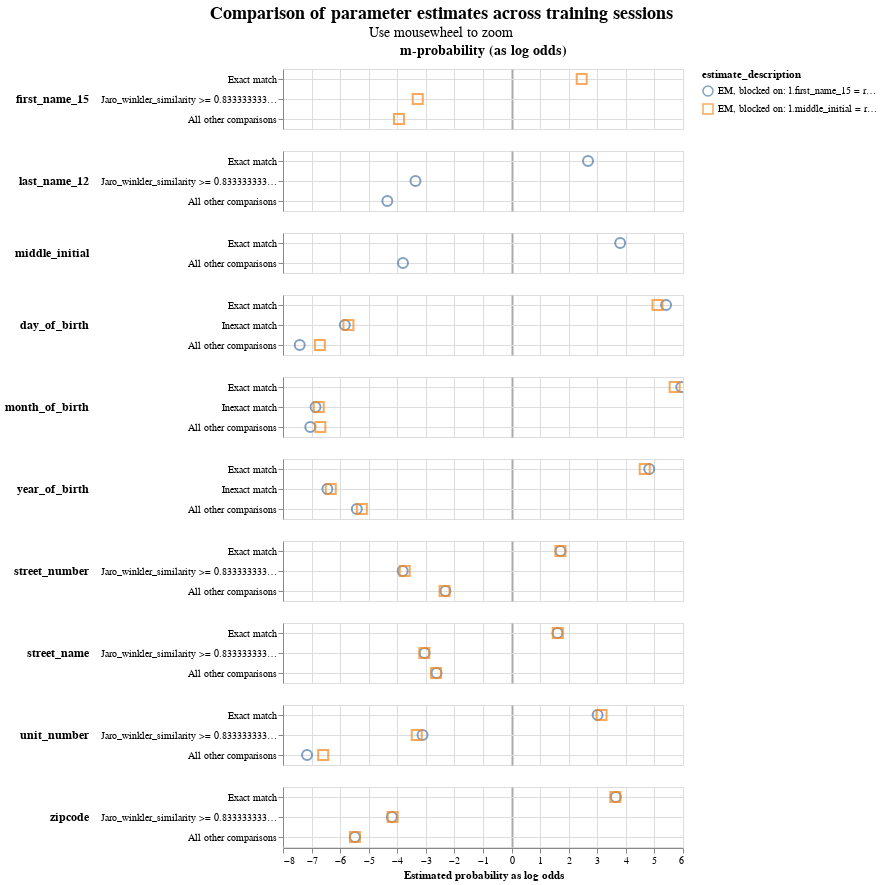

Notebook code cell kept with this figure:
### Code cell
linker.parameter_estimate_comparisons_chart()

### Figure 1 — Vega-Lite specification as saved in the notebook (floating-point values rounded to 4 significant figures)
{"config": {"view": {"continuousWidth": 400, "continuousHeight": 300}, "title": {"anchor": "middle", "fontSize": 18, "subtitleFontSize": 14}}, "data": {"name": "data-2022f2d373b21024facde56f9f79756e"}, "mark": {"type": "point", "filled": false, "opacity": 0.7, "size": 100}, "encoding": {"color": {"field": "estimate_description", "type": "nominal"}, "column": {"align": "each", "field": "col_header", "header": {"labelFontSize": 14, "labelFontWeight": "bold"}, "title": null, "type": "nominal"}, "row": {"align": "each", "field": "comparison_name", "header": {"labelAlign": "left", "labelAnchor": "middle", "labelAngle": 0, "labelFontSize": 12, "labelFontWeight": "bold"}, "sort": {"field": "comparison_sort_order"}, "title": null, "type": "nominal"}, "shape": {"field": "estimate_description", "scale": {"range": ["circle", "square", "triangle", "diamond"]}, "type": "nominal"}, "tooltip": [{"field": "comparison_name", "type": "nominal"}, {"field": "estimate_description", "type": "nominal"}, {"field": "estimated_probability", "type": "quantitative"}], "x": {"axis": {"gridColor": {"condition": {"test": "abs(datum.value / 10)  <= 1 & datum.value % 10 === 0", "value": "#aaa"}, "value": "#ddd"}, "gridDash": {"condition": {"test": "abs(datum.value / 10) == 1", "value": [3]}, "value": null}, "gridWidth": {"condition": {"test": "abs(datum.value / 10)  <= 1 & datum.value % 10 === 0", "value": 2}, "value": 1}}, "field": "estimated_probability_as_log_odds", "title": "Estimated probability as log odds", "type": "quantitative"}, "y": {"axis": {"grid": true, "title": null}, "field": "comparison_level_label", "sort": {"field": "comparison_vector_value", "order": "descending"}, "type": "nominal"}}, "params": [{"name": "mouse_zoom", "select": {"type": "interval", "encodings": ["x"]}, "bind": "scales"}], "resolve": {"scale": {"y": "independent"}}, "title": {"text": "Comparison of parameter estimates across training sessions", "subtitle": "Use mousewheel to zoom"}, "transform": [{"calculate": "datum.m_or_u + '-probability (as log odds)'", "as": "col_header"}], "$schema": "https://vega.github.io/schema/vega-lite/v5.9.3.json", "datasets": {"data-2022f2d373b21024facde56f9f79756e": [{"m_or_u": "m", "estimated_probability": 0.8458, "estimate_description": "EM, blocked on: l.middle_initial = r.middle_initial and l.last_name_12 = r.last_name_12", "estimated_probability_as_log_odds": 2.455, "sql_condition": "\"first_name_15_l\" = \"first_name_15_r\"", "comparison_level_label": "Exact match", "comparison_vector_value": 2, "comparison_name": "first_name_15", "comparison_sort_order": 0}, {"m_or_u": "m", "estimated_probability": 0.09308, "estimate_description": "EM, blocked on: l.middle_initial = r.middle_initial and l.last_name_12 = r.last_name_12", "estimated_probability_as_log_odds": -3.284, "sql_condition": "jaro_winkler_similarity(\"first_name_15_l\", \"first_name_15_r\") >= 0.8333333333333334", "comparison_level_label": "Jaro_winkler_similarity >= 0.8333333333333334", "comparison_vector_value": 1, "comparison_name": "first_name_15", "comparison_sort_order": 0}, {"m_or_u": "m", "estimated_probability": 0.06116, "estimate_description": "EM, blocked on: l.middle_initial = r.middle_initial and l.last_name_12 = r.last_name_12", "estimated_probability_as_log_odds": -3.94, "sql_condition": "ELSE", "comparison_level_label": "All other comparisons", "comparison_vector_value": 0, "comparison_name": "first_name_15", "comparison_sort_order": 0}, {"m_or_u": "m", "estimated_probability": 0.8646, "estimate_description": "EM, blocked on: l.first_name_15 = r.first_name_15", "estimated_probability_as_log_odds": 2.675, "sql_condition": "\"last_name_12_l\" = \"last_name_12_r\"", "comparison_level_label": "Exact match", "comparison_vector_value": 2, "comparison_name": "last_name_12", "comparison_sort_order": 1}, {"m_or_u": "m", "estimated_probability": 0.08857, "estimate_description": "EM, blocked on: l.first_name_15 = r.first_name_15", "estimated_probability_as_log_odds": -3.363, "sql_condition": "jaro_winkler_similarity(\"last_name_12_l\", \"last_name_12_r\") >= 0.8333333333333334", "comparison_level_label": "Jaro_winkler_similarity >= 0.8333333333333334", "comparison_vector_value": 1, "comparison_name": "last_name_12", "comparison_sort_order": 1}, {"m_or_u": "m", "estimated_probability": 0.04679, "estimate_description": "EM, blocked on: l.first_name_15 = r.first_name_15", "estimated_probability_as_log_odds": -4.349, "sql_condition": "ELSE", "comparison_level_label": "All other comparisons", "comparison_vector_value": 0, "comparison_name": "last_name_12", "comparison_sort_order": 1}, {"m_or_u": "m", "estimated_probability": 0.9331, "estimate_description": "EM, blocked on: l.first_name_15 = r.first_name_15", "estimated_probability_as_log_odds": 3.801, "sql_condition": "\"middle_initial_l\" = \"middle_initial_r\"", "comparison_level_label": "Exact match", "comparison_vector_value": 1, "comparison_name": "middle_initial", "comparison_sort_order": 2}, {"m_or_u": "m", "estimated_probability": 0.06694, "estimate_description": "EM, blocked on: l.first_name_15 = r.first_name_15", "estimated_probability_as_log_odds": -3.801, "sql_condition": "ELSE", "comparison_level_label": "All other comparisons", "comparison_vector_value": 0, "comparison_name": "middle_initial", "comparison_sort_order": 2}, {"m_or_u": "m", "estimated_probability": 0.977, "estimate_description": "EM, blocked on: l.first_name_15 = r.first_name_15", "estimated_probability_as_log_odds": 5.406, "sql_condition": "\"day_of_birth_l\" = \"day_of_birth_r\"", "comparison_level_label": "Exact match", "comparison_vector_value": 2, "comparison_name": "day_of_birth", "comparison_sort_order": 3}, {"m_or_u": "m", "estimated_probability": 0.9718, "estimate_description": "EM, blocked on: l.middle_initial = r.middle_initial and l.last_name_12 = r.last_name_12", "estimated_probability_as_log_odds": 5.107, "sql_condition": "\"day_of_birth_l\" = \"day_of_birth_r\"", "comparison_level_label": "Exact match", "comparison_vector_value": 2, "comparison_name": "day_of_birth", "comparison_sort_order": 3}, {"m_or_u": "m", "estimated_probability": 0.01721, "estimate_description": "EM, blocked on: l.first_name_15 = r.first_name_15", "estimated_probability_as_log_odds": -5.836, "sql_condition": "abs(day_of_birth_l - day_of_birth_r) <= 5", "comparison_level_label": "Inexact match", "comparison_vector_value": 1, "comparison_name": "day_of_birth", "comparison_sort_order": 3}, {"m_or_u": "m", "estimated_probability": 0.01874, "estimate_description": "EM, blocked on: l.middle_initial = r.middle_initial and l.last_name_12 = r.last_name_12", "estimated_probability_as_log_odds": -5.71, "sql_condition": "abs(day_of_birth_l - day_of_birth_r) <= 5", "comparison_level_label": "Inexact match", "comparison_vector_value": 1, "comparison_name": "day_of_birth", "comparison_sort_order": 3}, {"m_or_u": "m", "estimated_probability": 0.005829, "estimate_description": "EM, blocked on: l.first_name_15 = r.first_name_15", "estimated_probability_as_log_odds": -7.414, "sql_condition": "ELSE", "comparison_level_label": "All other comparisons", "comparison_vector_value": 0, "comparison_name": "day_of_birth", "comparison_sort_order": 3}, {"m_or_u": "m", "estimated_probability": 0.009458, "estimate_description": "EM, blocked on: l.middle_initial = r.middle_initial and l.last_name_12 = r.last_name_12", "estimated_probability_as_log_odds": -6.711, "sql_condition": "ELSE", "comparison_level_label": "All other comparisons", "comparison_vector_value": 0, "comparison_name": "day_of_birth", "comparison_sort_order": 3}, {"m_or_u": "m", "estimated_probability": 0.984, "estimate_description": "EM, blocked on: l.first_name_15 = r.first_name_15", "estimated_probability_as_log_odds": 5.939, "sql_condition": "\"month_of_birth_l\" = \"month_of_birth_r\"", "comparison_level_label": "Exact match", "comparison_vector_value": 2, "comparison_name": "month_of_birth", "comparison_sort_order": 4}, {"m_or_u": "m", "estimated_probability": 0.9812, "estimate_description": "EM, blocked on: l.middle_initial = r.middle_initial and l.last_name_12 = r.last_name_12", "estimated_probability_as_log_odds": 5.707, "sql_condition": "\"month_of_birth_l\" = \"month_of_birth_r\"", "comparison_level_label": "Exact match", "comparison_vector_value": 2, "comparison_name": "month_of_birth", "comparison_sort_order": 4}, {"m_or_u": "m", "estimated_probability": 0.008526, "estimate_description": "EM, blocked on: l.first_name_15 = r.first_name_15", "estimated_probability_as_log_odds": -6.862, "sql_condition": "abs(month_of_birth_l - month_of_birth_r) <= 3", "comparison_level_label": "Inexact match", "comparison_vector_value": 1, "comparison_name": "month_of_birth", "comparison_sort_order": 4}, {"m_or_u": "m", "estimated_probability": 0.009215, "estimate_description": "EM, blocked on: l.middle_initial = r.middle_initial and l.last_name_12 = r.last_name_12", "estimated_probability_as_log_odds": -6.748, "sql_condition": "abs(month_of_birth_l - month_of_birth_r) <= 3", "comparison_level_label": "Inexact match", "comparison_vector_value": 1, "comparison_name": "month_of_birth", "comparison_sort_order": 4}, {"m_or_u": "m", "estimated_probability": 0.007511, "estimate_description": "EM, blocked on: l.first_name_15 = r.first_name_15", "estimated_probability_as_log_odds": -7.046, "sql_condition": "ELSE", "comparison_level_label": "All other comparisons", "comparison_vector_value": 0, "comparison_name": "month_of_birth", "comparison_sort_order": 4}, {"m_or_u": "m", "estimated_probability": 0.009571, "estimate_description": "EM, blocked on: l.middle_initial = r.middle_initial and l.last_name_12 = r.last_name_12", "estimated_probability_as_log_odds": -6.693, "sql_condition": "ELSE", "comparison_level_label": "All other comparisons", "comparison_vector_value": 0, "comparison_name": "month_of_birth", "comparison_sort_order": 4}, {"m_or_u": "m", "estimated_probability": 0.9658, "estimate_description": "EM, blocked on: l.first_name_15 = r.first_name_15", "estimated_probability_as_log_odds": 4.819, "sql_condition": "\"year_of_birth_l\" = \"year_of_birth_r\"", "comparison_level_label": "Exact match", "comparison_vector_value": 2, "comparison_name": "year_of_birth", "comparison_sort_order": 5}, {"m_or_u": "m", "estimated_probability": 0.9619, "estimate_description": "EM, blocked on: l.middle_initial = r.middle_initial and l.last_name_12 = r.last_name_12", "estimated_probability_as_log_odds": 4.66, "sql_condition": "\"year_of_birth_l\" = \"year_of_birth_r\"", "comparison_level_label": "Exact match", "comparison_vector_value": 2, "comparison_name": "year_of_birth", "comparison_sort_order": 5}, {"m_or_u": "m", "estimated_probability": 0.01133, "estimate_description": "EM, blocked on: l.first_name_15 = r.first_name_15", "estimated_probability_as_log_odds": -6.447, "sql_condition": "abs(year_of_birth_l - year_of_birth_r) <= 5", "comparison_level_label": "Inexact match", "comparison_vector_value": 1, "comparison_name": "year_of_birth", "comparison_sort_order": 5}, {"m_or_u": "m", "estimated_probability": 0.01229, "estimate_description": "EM, blocked on: l.middle_initial = r.middle_initial and l.last_name_12 = r.last_name_12", "estimated_probability_as_log_odds": -6.328, "sql_condition": "abs(year_of_birth_l - year_of_birth_r) <= 5", "comparison_level_label": "Inexact match", "comparison_vector_value": 1, "comparison_name": "year_of_birth", "comparison_sort_order": 5}, {"m_or_u": "m", "estimated_probability": 0.02288, "estimate_description": "EM, blocked on: l.first_name_15 = r.first_name_15", "estimated_probability_as_log_odds": -5.416, "sql_condition": "ELSE", "comparison_level_label": "All other comparisons", "comparison_vector_value": 0, "comparison_name": "year_of_birth", "comparison_sort_order": 5}, {"m_or_u": "m", "estimated_probability": 0.02577, "estimate_description": "EM, blocked on: l.middle_initial = r.middle_initial and l.last_name_12 = r.last_name_12", "estimated_probability_as_log_odds": -5.241, "sql_condition": "ELSE", "comparison_level_label": "All other comparisons", "comparison_vector_value": 0, "comparison_name": "year_of_birth", "comparison_sort_order": 5}, {"m_or_u": "m", "estimated_probability": 0.766, "estimate_description": "EM, blocked on: l.first_name_15 = r.first_name_15", "estimated_probability_as_log_odds": 1.711, "sql_condition": "\"street_number_l\" = \"street_number_r\"", "comparison_level_label": "Exact match", "comparison_vector_value": 2, "comparison_name": "street_number", "comparison_sort_order": 6}, {"m_or_u": "m", "estimated_probability": 0.766, "estimate_description": "EM, blocked on: l.middle_initial = r.middle_initial and l.last_name_12 = r.last_name_12", "estimated_probability_as_log_odds": 1.711, "sql_condition": "\"street_number_l\" = \"street_number_r\"", "comparison_level_label": "Exact match", "comparison_vector_value": 2, "comparison_name": "street_number", "comparison_sort_order": 6}, {"m_or_u": "m", "estimated_probability": 0.06653, "estimate_description": "EM, blocked on: l.first_name_15 = r.first_name_15", "estimated_probability_as_log_odds": -3.811, "sql_condition": "jaro_winkler_similarity(\"street_number_l\", \"street_number_r\") >= 0.8333333333333334", "comparison_level_label": "Jaro_winkler_similarity >= 0.8333333333333334", "comparison_vector_value": 1, "comparison_name": "street_number", "comparison_sort_order": 6}, {"m_or_u": "m", "estimated_probability": 0.06964, "estimate_description": "EM, blocked on: l.middle_initial = r.middle_initial and l.last_name_12 = r.last_name_12", "estimated_probability_as_log_odds": -3.74, "sql_condition": "jaro_winkler_similarity(\"street_number_l\", \"street_number_r\") >= 0.8333333333333334", "comparison_level_label": "Jaro_winkler_similarity >= 0.8333333333333334", "comparison_vector_value": 1, "comparison_name": "street_number", "comparison_sort_order": 6}, {"m_or_u": "m", "estimated_probability": 0.1674, "estimate_description": "EM, blocked on: l.first_name_15 = r.first_name_15", "estimated_probability_as_log_odds": -2.314, "sql_condition": "ELSE", "comparison_level_label": "All other comparisons", "comparison_vector_value": 0, "comparison_name": "street_number", "comparison_sort_order": 6}, {"m_or_u": "m", "estimated_probability": 0.1644, "estimate_description": "EM, blocked on: l.middle_initial = r.middle_initial and l.last_name_12 = r.last_name_12", "estimated_probability_as_log_odds": -2.346, "sql_condition": "ELSE", "comparison_level_label": "All other comparisons", "comparison_vector_value": 0, "comparison_name": "street_number", "comparison_sort_order": 6}, {"m_or_u": "m", "estimated_probability": 0.7527, "estimate_description": "EM, blocked on: l.first_name_15 = r.first_name_15", "estimated_probability_as_log_odds": 1.605, "sql_condition": "\"street_name_l\" = \"street_name_r\"", "comparison_level_label": "Exact match", "comparison_vector_value": 2, "comparison_name": "street_name", "comparison_sort_order": 7}, {"m_or_u": "m", "estimated_probability": 0.7546, "estimate_description": "EM, blocked on: l.middle_initial = r.middle_initial and l.last_name_12 = r.last_name_12", "estimated_probability_as_log_odds": 1.62, "sql_condition": "\"street_name_l\" = \"street_name_r\"", "comparison_level_label": "Exact match", "comparison_vector_value": 2, "comparison_name": "street_name", "comparison_sort_order": 7}, {"m_or_u": "m", "estimated_probability": 0.108, "estimate_description": "EM, blocked on: l.first_name_15 = r.first_name_15", "estimated_probability_as_log_odds": -3.046, "sql_condition": "jaro_winkler_similarity(\"street_name_l\", \"street_name_r\") >= 0.8333333333333334", "comparison_level_label": "Jaro_winkler_similarity >= 0.8333333333333334", "comparison_vector_value": 1, "comparison_name": "street_name", "comparison_sort_order": 7}, {"m_or_u": "m", "estimated_probability": 0.1075, "estimate_description": "EM, blocked on: l.middle_initial = r.middle_initial and l.last_name_12 = r.last_name_12", "estimated_probability_as_log_odds": -3.053, "sql_condition": "jaro_winkler_similarity(\"street_name_l\", \"street_name_r\") >= 0.8333333333333334", "comparison_level_label": "Jaro_winkler_similarity >= 0.8333333333333334", "comparison_vector_value": 1, "comparison_name": "street_name", "comparison_sort_order": 7}, {"m_or_u": "m", "estimated_probability": 0.1393, "estimate_description": "EM, blocked on: l.first_name_15 = r.first_name_15", "estimated_probability_as_log_odds": -2.627, "sql_condition": "ELSE", "comparison_level_label": "All other comparisons", "comparison_vector_value": 0, "comparison_name": "street_name", "comparison_sort_order": 7}, {"m_or_u": "m", "estimated_probability": 0.1379, "estimate_description": "EM, blocked on: l.middle_initial = r.middle_initial and l.last_name_12 = r.last_name_12", "estimated_probability_as_log_odds": -2.644, "sql_condition": "ELSE", "comparison_level_label": "All other comparisons", "comparison_vector_value": 0, "comparison_name": "street_name", "comparison_sort_order": 7}, {"m_or_u": "m", "estimated_probability": 0.8897, "estimate_description": "EM, blocked on: l.first_name_15 = r.first_name_15", "estimated_probability_as_log_odds": 3.011, "sql_condition": "\"unit_number_l\" = \"unit_number_r\"", "comparison_level_label": "Exact match", "comparison_vector_value": 2, "comparison_name": "unit_number", "comparison_sort_order": 8}, {"m_or_u": "m", "estimated_probability": 0.8987, "estimate_description": "EM, blocked on: l.middle_initial = r.middle_initial and l.last_name_12 = r.last_name_12", "estimated_probability_as_log_odds": 3.149, "sql_condition": "\"unit_number_l\" = \"unit_number_r\"", "comparison_level_label": "Exact match", "comparison_vector_value": 2, "comparison_name": "unit_number", "comparison_sort_order": 8}, {"m_or_u": "m", "estimated_probability": 0.1034, "estimate_description": "EM, blocked on: l.first_name_15 = r.first_name_15", "estimated_probability_as_log_odds": -3.116, "sql_condition": "jaro_winkler_similarity(\"unit_number_l\", \"unit_number_r\") >= 0.8333333333333334", "comparison_level_label": "Jaro_winkler_similarity >= 0.8333333333333334", "comparison_vector_value": 1, "comparison_name": "unit_number", "comparison_sort_order": 8}, {"m_or_u": "m", "estimated_probability": 0.09106, "estimate_description": "EM, blocked on: l.middle_initial = r.middle_initial and l.last_name_12 = r.last_name_12", "estimated_probability_as_log_odds": -3.319, "sql_condition": "jaro_winkler_similarity(\"unit_number_l\", \"unit_number_r\") >= 0.8333333333333334", "comparison_level_label": "Jaro_winkler_similarity >= 0.8333333333333334", "comparison_vector_value": 1, "comparison_name": "unit_number", "comparison_sort_order": 8}, {"m_or_u": "m", "estimated_probability": 0.006952, "estimate_description": "EM, blocked on: l.first_name_15 = r.first_name_15", "estimated_probability_as_log_odds": -7.158, "sql_condition": "ELSE", "comparison_level_label": "All other comparisons", "comparison_vector_value": 0, "comparison_name": "unit_number", "comparison_sort_order": 8}, {"m_or_u": "m", "estimated_probability": 0.01024, "estimate_description": "EM, blocked on: l.middle_initial = r.middle_initial and l.last_name_12 = r.last_name_12", "estimated_probability_as_log_odds": -6.594, "sql_condition": "ELSE", "comparison_level_label": "All other comparisons", "comparison_vector_value": 0, "comparison_name": "unit_number", "comparison_sort_order": 8}, {"m_or_u": "m", "estimated_probability": 0.9261, "estimate_description": "EM, blocked on: l.first_name_15 = r.first_name_15", "estimated_probability_as_log_odds": 3.648, "sql_condition": "\"zipcode_l\" = \"zipcode_r\"", "comparison_level_label": "Exact match", "comparison_vector_value": 2, "comparison_name": "zipcode", "comparison_sort_order": 9}, {"m_or_u": "m", "estimated_probability": 0.9253, "estimate_description": "EM, blocked on: l.middle_initial = r.middle_initial and l.last_name_12 = r.last_name_12", "estimated_probability_as_log_odds": 3.631, "sql_condition": "\"zipcode_l\" = \"zipcode_r\"", "comparison_level_label": "Exact match", "comparison_vector_value": 2, "comparison_name": "zipcode", "comparison_sort_order": 9}, {"m_or_u": "m", "estimated_probability": 0.05197, "estimate_description": "EM, blocked on: l.first_name_15 = r.first_name_15", "estimated_probability_as_log_odds": -4.189, "sql_condition": "jaro_winkler_similarity(\"zipcode_l\", \"zipcode_r\") >= 0.8333333333333334", "comparison_level_label": "Jaro_winkler_similarity >= 0.8333333333333334", "comparison_vector_value": 1, "comparison_name": "zipcode", "comparison_sort_order": 9}, {"m_or_u": "m", "estimated_probability": 0.05285, "estimate_description": "EM, blocked on: l.middle_initial = r.middle_initial and l.last_name_12 = r.last_name_12", "estimated_probability_as_log_odds": -4.164, "sql_condition": "jaro_winkler_similarity(\"zipcode_l\", \"zipcode_r\") >= 0.8333333333333334", "comparison_level_label": "Jaro_winkler_similarity >= 0.8333333333333334", "comparison_vector_value": 1, "comparison_name": "zipcode", "comparison_sort_order": 9}, {"m_or_u": "m", "estimated_probability": 0.0219, "estimate_description": "EM, blocked on: l.first_name_15 = r.first_name_15", "estimated_probability_as_log_odds": -5.481, "sql_condition": "ELSE", "comparison_level_label": "All other comparisons", "comparison_vector_value": 0, "comparison_name": "zipcode", "comparison_sort_order": 9}, {"m_or_u": "m", "estimated_probability": 0.02185, "estimate_description": "EM, blocked on: l.middle_initial = r.middle_initial and l.last_name_12 = r.last_name_12", "estimated_probability_as_log_odds": -5.484, "sql_condition": "ELSE", "comparison_level_label": "All other comparisons", "comparison_vector_value": 0, "comparison_name": "zipcode", "comparison_sort_order": 9}]}}
